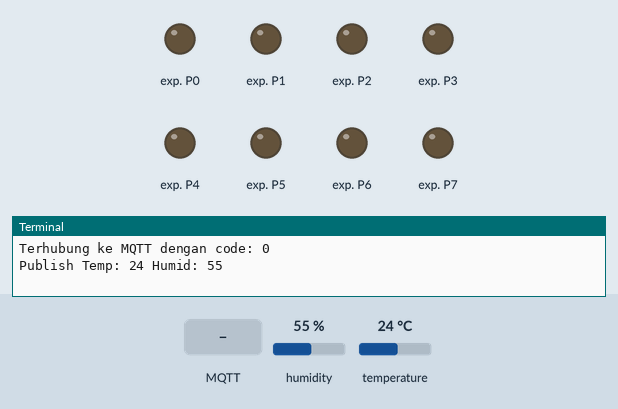
Bench run of a program on a simulated Raspberry Pi (BCM pin numbers). On the bench: output pins drawn as LEDs (lit = HIGH), the last lines printed to the terminal. The inputs (shaded band) are chosen by the test bench; at power-on: humidity 55 %, temperature 24 °C. No MQTT or app messages arrive unless stated; library files of the repository ran but are not shown: DHT11.py.

Above: at 1.6 s.
1.7 s: MQTT message "1" arrives on the first subscribed topic
3.2 s: MQTT message "on" arrives on the first subscribed topic
4.7 s: MQTT message "off" arrives on the first subscribed topic
6.2 s: humidity set to 22 %
7.7 s: temperature set to 12 °C
9.2 s: MQTT message "1" arrives on the first subscribed topic
At 9.6 s:
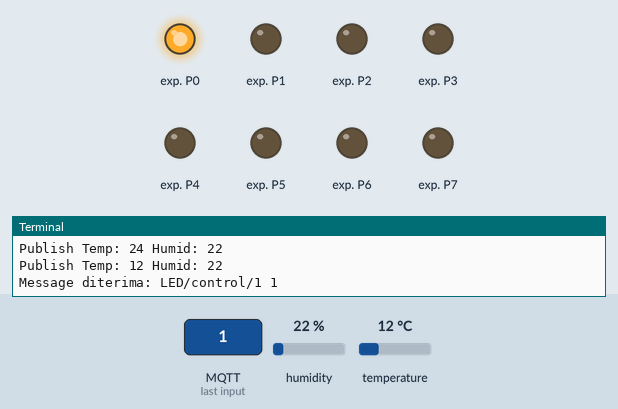
Timing chart, 0 to 11.7 s (numbered marks = the images above; inputs shaded):
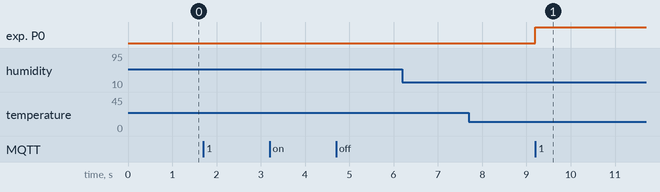

The program:

main.py
```python
from LED_PCF8574T import update_led_states
from DHT11 import read_dht
import paho.mqtt.client as mqtt
import time

MQTT_broker = 'localhost'
MQTT_port = 1883

topic_LED = 'LED/control'
topic_temp_DHT11 = 'DHT11/temp'
topic_humid_DHT11 = 'DHT11/humid'

def on_connect_subscribe(client, userdata, flags, rc):
    print("Terhubung ke MQTT dengan code: " + str(rc))
    for i in range(8):
        client.subscribe(topic_LED + f'/{i+1}')

def on_message(client, userdata, msg):
    print(f'Message diterima: {msg.topic} {msg.payload.decode()}')
    try:
        led_index = int(msg.topic.split('/')[-1]) - 1
        led_state = msg.payload.decode().lower() == '1'
        update_led_states(led_index, led_state)
    except (IndexError, ValueError) as e:
        print(f'Error processing message: {e}')

def publish_dht11(client):
    temp, humid = read_dht()
    if temp is not None and humid is not None:
        client.publish(topic_temp_DHT11, str(temp))
        client.publish(topic_humid_DHT11, str(humid))
        print('Publish Temp: ' + str(temp) + ' Humid: ' + str(humid))

client = mqtt.Client()
client.on_connect = on_connect_subscribe
client.on_message = on_message
client.connect(MQTT_broker, MQTT_port)

client.loop_start()


while True:
    try:
        publish_dht11(client)
        time.sleep(1)
    except:
        print('DHT tidak terbaca')
        # client.loop_stop()
        # client.disconnect()
        client.reconnect()
        time.sleep(1)
```

LED_PCF8574T.py
```python
import smbus2

PCF_address = 0x20

bus = smbus2.SMBus(1)

led_states = [0]*8

def set_leds():
    byte_value = 0
    for i in range (8):
        if led_states[i]:
            byte_value |= (1<<i)
    bus.write_byte(PCF_address, byte_value)

def update_led_states(led_index,state):
    led_states[led_index] = state
    set_leds()
```

Measured:
- after the input at 9.2 s, exp. P0: LOW → HIGH at once
